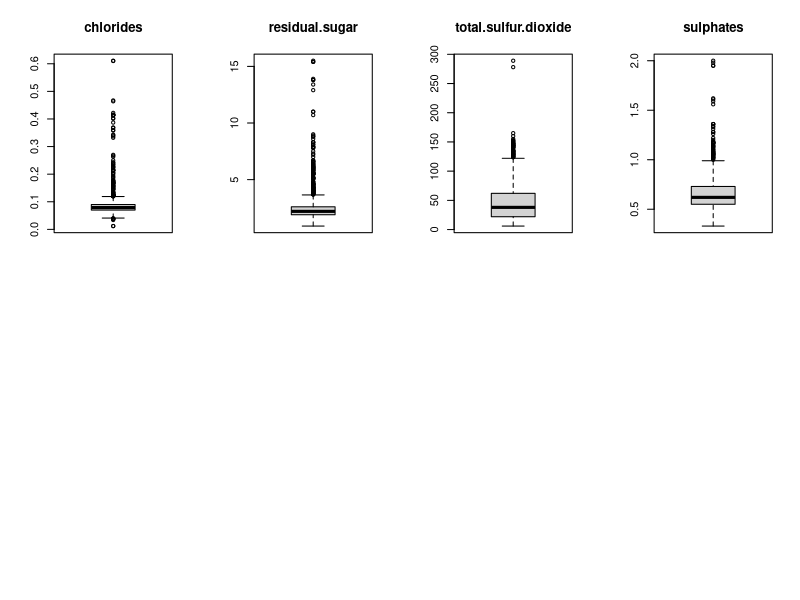
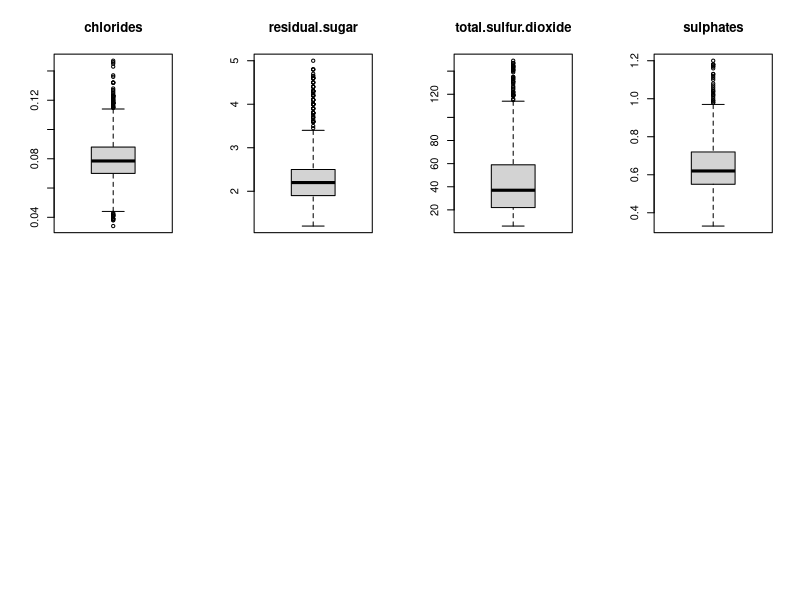
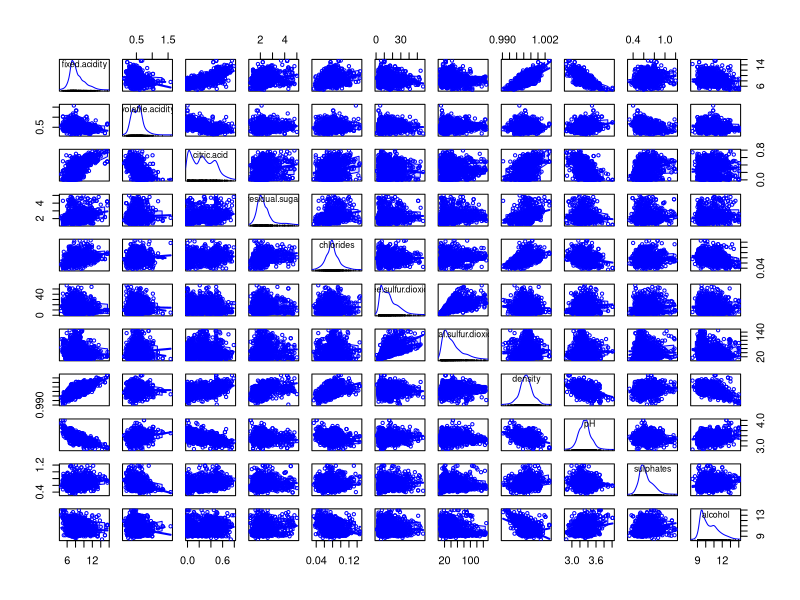
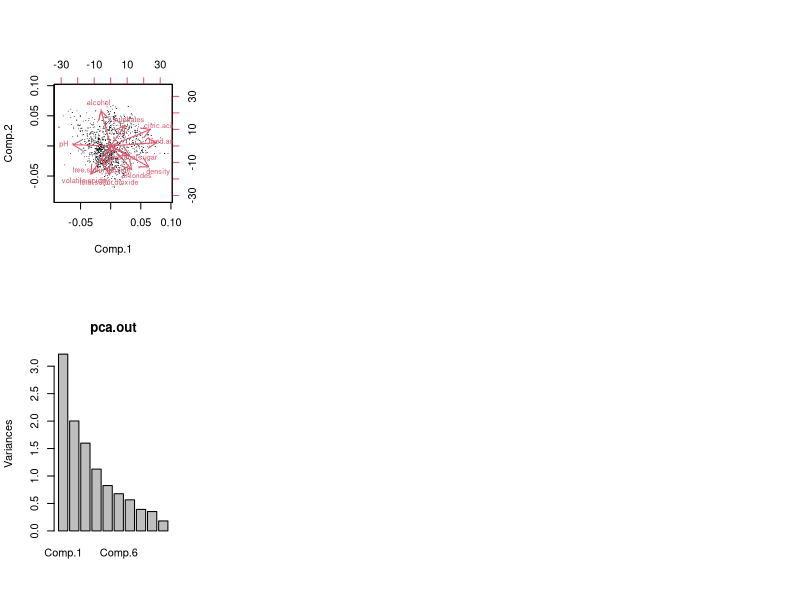

Here is the R script that generated these plots, in order:
## ---- chunk 1
X <- read.csv2("winequality-red.csv")
summary(X[,-12])
## ---- chunk 2
par(mfrow=c(2,4))

boxplot(X[,5], main = "chlorides")
a <- which(X$chlorides > 0.15 | X$chlorides < 0.02)

boxplot(X[,4], main = "residual.sugar")
b <- which(X$residual.sugar > 5 | X$residual.sugar < 1)

boxplot(X[,7], main = "total.sulfur.dioxide")
c <- which(X$total.sulfur.dioxide > 150)

boxplot(X[,10], main = "sulphates")
d <- which(X$sulphates > 1.2)

outliers <- union(union(union(a,b),c),d)

cat("Total outliers = ")
length(outliers)

cat("% Outliers = ")
length(outliers)/1599 * 100
## ---- chunk 3
X <- X[-outliers,]

par(mfrow=c(2,4))

boxplot(X[,5], main = "chlorides")
boxplot(X[,4], main = "residual.sugar")
boxplot(X[,7], main = "total.sulfur.dioxide")
boxplot(X[,10], main = "sulphates")
## ---- chunk 4
db <- X[,-12]
cor(db)
length(which(abs(cor(db)) > 0.3)) - 11
## ---- chunk 5
library(car)
library(FactoMineR)
library(ade4)
scatterplotMatrix(db)
## ---- chunk 6


pca.out <- princomp(db, cor = T)
summary(pca.out)
## ---- chunk 7
biplot(pca.out, xlabs = rep(".", nrow(db), col = "black"))
screeplot(pca.out)
## ---- chunk 8
pca.out$loadings
